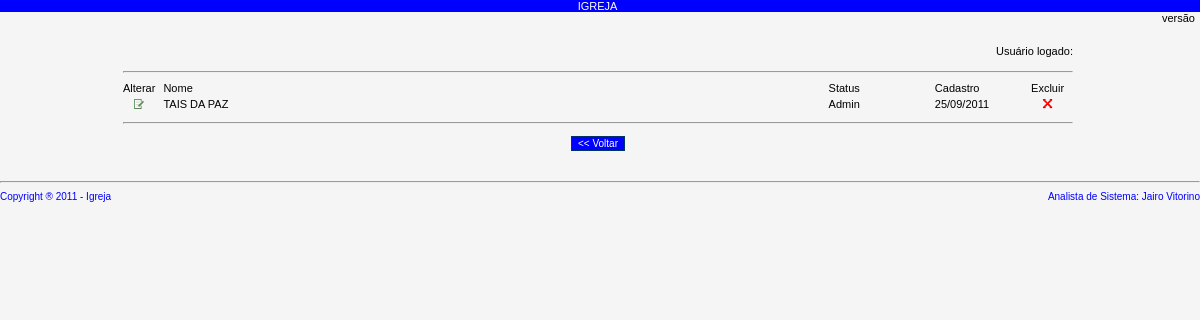
The app's page /usuario_lista.php with its own data.
### tables this page shows
CREATE TABLE IF NOT EXISTS `usuarios` (
  `pk_usuario` int(11) NOT NULL AUTO_INCREMENT,
  `nm_usuario` varchar(50) NOT NULL,
  `nm_login` varchar(50) NOT NULL,
  `nm_senha` varchar(60) NOT NULL,
  `fk_status` int(11) NOT NULL DEFAULT '1',
  `nu_matricula` int(11) NOT NULL,
  `dt_cadastro` date NOT NULL,
  PRIMARY KEY (`pk_usuario`),
  KEY `fk_status` (`fk_status`)
);

CREATE TABLE IF NOT EXISTS `status` (
  `pk_status` int(11) NOT NULL AUTO_INCREMENT,
  `cl_status` varchar(1) NOT NULL,
  `nm_status` varchar(50) NOT NULL,
  PRIMARY KEY (`pk_status`)
);

### usuario_lista.php (the view, shortened to what this page needs)
<?php
include "cabecalho/cabecalho.php";
?>
<html>
<head>
</head>
<link rel="stylesheet" href="css/textos.css" type="text/css">
<link rel="stylesheet" href="css/filadelfia.css" type="text/css">
<link rel="stylesheet" href="css/estilo.css" type="text/css">
<body bgcolor="#F5F5F5" onLoad="javascript:caixas()">
<?php
$nm_usuario = $_SESSION["user"];
?>
<form name="formulario">
  <table width="80%" border="0" align="center">
    <tr>
      <td colspan="5" class="labelDireita">Usu&aacute;rio logado:<?php echo $nm_usuario;?></td>
    </tr>
    <tr>
      <td colspan="5" class="labelEsquerda">
      </td>
    </tr>
    <tr>
      <td colspan="5" class="labelEsquerda"><hr></td>
    </tr>
    <tr>
      <td width="4%" class="labelEsquerda">Alterar</td>
      <td width="70%" class="labelEsquerda">Nome</td>
      <td width="11%" class="labelEsquerda">Status</td>
      <td width="9%" class="labelEsquerda">Cadastro</td>
      <td width="6%" class="labelCentro">Excluir</td>
    </tr>
    <?php
	$sql = mysql_query("SELECT *
	FROM usuarios, status
	WHERE usuarios.fk_status = status.pk_status AND cl_status = '6' AND pk_usuario <> 123 ORDER BY nm_usuario");
	$row = mysql_num_rows($sql);
	for ($z = 0; $z < $row; $z++){
	$pk_usuario = mysql_result($sql, $z, "pk_usuario");
	$dt_cadastro = mysql_result($sql, $z, "dt_cadastro");
	$dt_cadastro = substr($dt_cadastro,8,2). "/" .substr($dt_cadastro,5,2). "/" .substr($dt_cadastro,0,4);
	?>
    <tr onMouseOver="move_i(this)" onMouseOut="move_o(this)">
      <td class="labelCentro"><a href="javascript:tpl('classes/interface.php?alterarUsuarioLista=alterarUsuarioLista&pk_usuario=<?php echo $pk_usuario;?>')"><img src="img/insert.gif" width="10" height="10"></a></td>
      <td class="labelEsquerda"><?php echo mysql_result($sql, $z, "nm_usuario");?></td>
      <td class="labelEsquerda"><?php echo mysql_result($sql, $z, "nm_status");?></td>
      <td class="labelEsquerda"><?php echo $dt_cadastro;?></td>
      <td class="labelCentro"><a href="javascript:del('classes/interface.php?excluirUsuario=excluirUsuario&pk_usuario=<?php echo $pk_usuario;?>')"><img src="img/excluir2.gif" width="10" height="10"></a></td>
    </tr>
    <?php }?>
  </table>
  <table width="80%" border="0" align="center">
    <tr>
      <td class="labelCentro"><hr></td>
    </tr>
    <tr>
      <td class="labelCentro"><input name="volta" type="button" id="volta" onClick="tpl('tpl.php')" value="&lt;&lt; Voltar"></td>
    </tr>
  </table>
</form>
<?php include "rodape/rodape.php";?>
</html>

### css/estilo.css (style rules this page uses)
body { margin-left: 0px; margin-top: 0px; margin-right: 0px; margin-bottom: 0px; SCROLLBAR-FACE-COLOR: #ffffff; SCROLLBAR-HIGHLIGHT-COLOR: #BDD5E7; SCROLLBAR-SHADOW-COLOR: #ffffff; SCROLLBAR-3DLIGHT-COLOR: #ffffff; SCROLLBAR-ARROW-COLOR: #335ec1; }
input { font-family: Arial, Helvetica, sans-serif; font-size: 10px; color: #000000; border: 1px solid #003366; margin: 3px; }
A:link { color: #000000; text-decoration: none; }

### css/filadelfia.css (style rules this page uses)
a:link { color: #003366; }
.labelEsquerda { text-align: left; padding-right: 5px; font-family: Arial, Helvetica, sans-serif; font-size: 11px; color: #000000; }
.labelDireita { text-align: right; padding-right: 5px; font-family: Arial, Helvetica, sans-serif; font-size: 11px; color: #000000; }
.labelCentro { text-align: center; padding-right: 5px; font-family: Arial, Helvetica, sans-serif; font-size: 11px; color: #000000; }

### css/textos.css (style rules this page uses)
input[type=button] { background:#0000FF; color:#ffffff; }

### records on screen
usuarios: nm_usuario "TAIS DA PAZ", fk_status.nm_status "Admin", dt_cadastro "25/09/2011"
